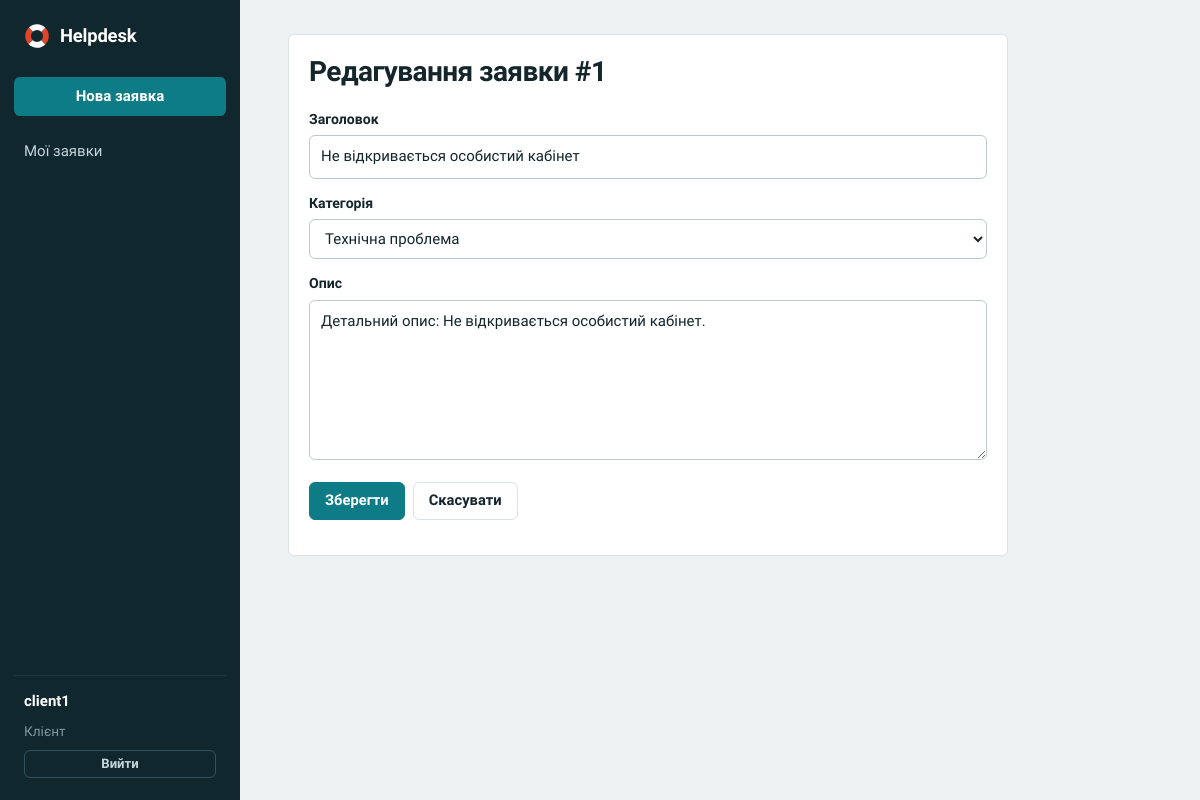
Screenshot of /tickets/1/edit/ (signed in) with the database file from the repository.
### accounts/models.py (models this page shows, shortened)
class User(AbstractUser):
    class Role(models.TextChoices):
        CLIENT = "client", "Клієнт"
        AGENT = "agent", "Агент"
        MANAGER = "manager", "Менеджер"
    role = models.CharField("Роль", max_length=10, choices=Role.choices, default=Role.CLIENT)
    phone = models.CharField("Телефон", max_length=30, blank=True)
    bio = models.TextField("Про себе", blank=True)
    @property
    def is_client(self):
        return self.role == self.Role.CLIENT
    @property
    def is_agent(self):
        return self.role == self.Role.AGENT
    @property
    def is_manager(self):
        return self.role == self.Role.MANAGER

### tickets/models.py (models this page shows, shortened)
class Ticket(models.Model):
    class Status(models.TextChoices):
        NEW = "new", "Нова"
        IN_PROGRESS = "in_progress", "В роботі"
        WAITING = "waiting_client", "Очікує відповіді клієнта"
        RESOLVED = "resolved", "Вирішена"
        CLOSED = "closed", "Закрита"
        REJECTED = "rejected", "Відхилена"
    class Priority(models.IntegerChoices):  # числа - щоб працювало сортування
        LOW = 1, "Низький"
        MEDIUM = 2, "Середній"
        HIGH = 3, "Високий"
        CRITICAL = 4, "Критичний"
    title = models.CharField("Заголовок", max_length=200)
    description = models.TextField("Опис")
    category = models.ForeignKey(Category, verbose_name="Категорія", null=True, blank=True,
                                 on_delete=models.SET_NULL, related_name="tickets")
    priority = models.PositiveSmallIntegerField("Пріоритет", choices=Priority.choices, default=Priority.MEDIUM)
    status = models.CharField("Статус", max_length=20, choices=Status.choices, default=Status.NEW)
    author = models.ForeignKey(settings.AUTH_USER_MODEL, verbose_name="Автор", on_delete=models.CASCADE,
                               related_name="tickets_created")
    assignee = models.ForeignKey(settings.AUTH_USER_MODEL, verbose_name="Виконавець", null=True, blank=True,
                                 on_delete=models.SET_NULL, related_name="tickets_assigned")
    created_at = models.DateTimeField("Створено", auto_now_add=True)
    updated_at = models.DateTimeField("Оновлено", auto_now=True)
    resolved_at = models.DateTimeField("Вирішено", null=True, blank=True)
    class Meta:
        ordering = ["-created_at"]
        verbose_name = "Заявка"
        verbose_name_plural = "Заявки"
    @property
    def is_final(self):
        return self.status in (self.Status.CLOSED, self.Status.REJECTED)

### tickets/views.py (the view)
# urls.py: path("tickets/<int:pk>/edit/", views.ticket_edit, name="ticket_edit"),
@login_required
def ticket_edit(request, pk):
    ticket = get_object_or_404(services.visible_tickets(request.user), pk=pk)
    try:
        services.check_can_edit(request.user, ticket)
    except TicketError as e:
        messages.error(request, str(e))
        return redirect("ticket_detail", pk=pk)
    form = TicketForm(request.POST or None, instance=ticket, user=request.user, editing=True)
    if request.method == "POST" and form.is_valid():
        form.save()
        messages.success(request, "Заявку оновлено.")
        return redirect("ticket_detail", pk=pk)
    return render(request, "tickets/form.html", {"form": form, "ticket": ticket})

### tickets/forms.py
class TicketForm(forms.ModelForm):
    class Meta:
        model = Ticket
        fields = ("title", "category", "priority", "description")
        widgets = {"description": forms.Textarea(attrs={"rows": 6})}
    def __init__(self, *args, user=None, editing=False, **kwargs):
        super().__init__(*args, **kwargs)
        if editing and not (user and user.is_manager):
            del self.fields["priority"]

### tickets/models.py (called while the page is built)
    def __str__(self):
        return self.name

### tickets/services.py (called while the page is built)
def visible_tickets(user):
    qs = Ticket.objects.all()
    if user.is_manager:
        return qs
    if user.is_agent:  # нові + призначені йому (+ створені ним, щоб він міг їх відстежувати)
        return qs.filter(Q(status=S.NEW) | Q(assignee=user) | Q(author=user))
    return qs.filter(author=user)

def can_edit(user, ticket):
    return not ticket.is_final and (user.is_manager or user.id == ticket.author_id)

def check_can_edit(user, ticket):
    if ticket.is_final:
        raise TicketError("Закриту або відхилену заявку не можна редагувати.")
    if not can_edit(user, ticket):
        raise TicketError("Редагувати заявку може лише її автор або менеджер.")

### templates/tickets/form.html (shortened to what this page needs)
{% extends "base.html" %}
{% block content %}
<div class="card form-wide">
  <h1>{% if ticket %}Редагування заявки #{{ ticket.pk }}{% else %}Нова заявка{% endif %}</h1>
  <form method="post">{% csrf_token %}
    {% include "_fields.html" %}
    <p class="actions"><button class="btn">Зберегти</button>
      <a class="btn secondary" href="{% if ticket %}{% url 'ticket_detail' ticket.pk %}{% else %}{% url 'ticket_list' %}{% endif %}">Скасувати</a></p>
  </form>
</div>
{% endblock %}

### templates/base.html (shortened to what this page needs)
{% load static %}<!doctype html>
<html lang="uk">
<head>
  <link rel="stylesheet" href="{% static 'style.css' %}">
</head>
<body>
{% with url_name=request.resolver_match.url_name %}
{% if user.is_authenticated %}
<div class="shell">
  <aside class="side">
    <a class="brand" href="{% url 'ticket_list' %}">{% include "_logo.html" %}Helpdesk</a>
    <nav>
      <a class="new" href="{% url 'ticket_create' %}">Нова заявка</a>
      <a href="{% url 'ticket_list' %}" class="{% if url_name == 'ticket_list' or url_name == 'ticket_detail' %}on{% endif %}">{% if user.is_client %}Мої заявки{% else %}Заявки{% endif %}</a>
    </nav>
    <div class="me">
      <a href="{% url 'profile' %}">{{ user.username }}</a>
      <span class="role">{{ user.get_role_display }}</span>
      <form method="post" action="{% url 'logout' %}">{% csrf_token %}<button class="btn secondary sm">Вийти</button></form>
    </div>
  </aside>
  <main><div class="page">
{% endif %}
    {% block content %}{% endblock %}
{% if user.is_authenticated %}
  </div></main>
</div>
{% else %}
    </div>
    <div style="margin-bottom:auto"></div>
  </section>
</div>
{% endif %}
{% endwith %}
</body>
</html>

### templates/_fields.html (shortened to what this page needs)
{% for field in form %}
<div class="field">
  <label for="{{ field.id_for_label }}">{{ field.label }}</label>
  {{ field }}
</div>
{% endfor %}

### static/style.css (style rules this page uses)
:root { --bg:#edf1f2; --surface:#fff; --ink:#14262c; --muted:#5d7178; --line:#d9e2e4; --line-soft:#e8eef0; --sea:#10272e; --sea-2:#183741; --sea-ink:#c5d6da; --sea-mute:#7f9aa1; --accent:#0d7c86; --accent-d:#0a626a; --accent-soft:#dff1f2; --signal:#e0452b; --bad:#c43a24; --radius:6px; --font:"Onest",system-ui,-apple-system,"Segoe UI",Roboto,sans-serif; --s-new:#2f6fd0; --s-new-bg:#e1ecfb; --s-new-ink:#1c4a94; --s-work:#d99a14; --s-work-bg:#fbefcf; --s-work-ink:#7a5208; --s-wait:#8a5bd0; --s-wait-bg:#eee6fa; --s-wait-ink:#573391; --s-done:#2c9a62; --s-done-bg:#dcf3e6; --s-done-ink:#1b6740; --s-closed:#8b9aa0; --s-closed-bg:#e6ebed; --s-closed-ink:#475a61; --s-rej:#c43a24; --s-rej-bg:#fbe3de; --s-rej-ink:#8a2616; }
* { box-sizing:border-box }
html { -webkit-text-size-adjust:100% }
body { margin:0;font-family:var(--font);font-size:15px;line-height:1.55;background:var(--bg);color:var(--ink) }
a { color:var(--accent-d);text-decoration:none }
.shell { display:grid;grid-template-columns:240px minmax(0,1fr);min-height:100vh }
.side { background:var(--sea);color:var(--sea-ink);display:flex;flex-direction:column;padding:22px 14px;position:sticky;top:0;height:100vh }
.brand { display:flex;align-items:center;gap:10px;color:#fff;font-weight:700;font-size:1.15rem;letter-spacing:-.01em;padding:0 10px 22px }
.side nav { display:flex;flex-direction:column;gap:2px }
.side nav a { color:var(--sea-ink);padding:8px 10px;border-radius:var(--radius);display:block }
.side .new { margin:4px 0 14px;background:var(--accent);color:#fff;font-weight:600;text-align:center }
.side .me { margin-top:auto;border-top:1px solid var(--sea-2);padding:14px 10px 0;display:flex;flex-direction:column;gap:8px }
.side .me a { color:#fff;font-weight:600 }
.side .me .role { color:var(--sea-mute);font-size:.85rem }
.side .me .btn { background:transparent;border:1px solid #31515c;color:var(--sea-ink);width:100% }
.side form { margin:0 }
main { padding:34px clamp(18px,4vw,48px) 70px;min-width:0 }
.page { max-width:1080px }
h1 { margin:0 0 20px;font-size:1.75rem;line-height:1.2;letter-spacing:-.02em;font-weight:700 }
.card { background:var(--surface);border:1px solid var(--line);border-radius:var(--radius);padding:20px;margin-bottom:16px }
.card>h1:first-child { margin-top:0 }
.btn { display:inline-block;border:1px solid var(--accent);border-radius:var(--radius);padding:8px 15px;font:inherit;font-weight:600;font-size:.92rem;cursor:pointer;background:var(--accent);color:#fff;line-height:1.35;text-align:center }
.btn.secondary { background:var(--surface);color:var(--ink);border-color:var(--line) }
.btn.sm { padding:4px 10px;font-size:.82rem }
.actions { display:flex;gap:8px;flex-wrap:wrap;align-items:center }
label { display:block;font-weight:600;margin:14px 0 5px;font-size:.88rem }
input,select,textarea { width:100%;padding:9px 11px;border:1px solid #bccace;border-radius:var(--radius);font:inherit;background:#fff;color:var(--ink) }
textarea { min-height:110px;resize:vertical }
.form-wide { max-width:720px }
@media (prefers-reduced-motion:no-preference) { .btn,.side nav a { transition:background-color .15s,border-color .15s } }

### rows the page displays
User: username "client1", role "Клієнт"
Ticket: pk "1", form "Не відкривається особистий кабінет" "Технічна проблема" "Детальний опис: Не відкривається особистий кабінет."

### other values shown
{{ field.label }} "Заголовок" "Категорія" "Опис"
